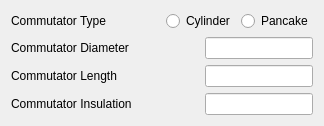
                        <widget class="QWidget" name="tab_14">
                         <attribute name="title">
                          <string>Commutator</string>
                         </attribute>
                         <layout class="QVBoxLayout" name="verticalLayout_8">
                          <item>
                           <layout class="QHBoxLayout" name="horizontalLayout_41">
                            <item>
                             <widget class="QLabel" name="label_46">
                              <property name="text">
                               <string>Commutator Type    </string>
                              </property>
                             </widget>
                            </item>
                            <item>
                             <spacer name="horizontalSpacer_90">
                              <property name="orientation">
                               <enum>Qt::Horizontal</enum>
                              </property>
                              <property name="sizeHint" stdset="0">
                               <size>
                                <width>40</width>
                                <height>20</height>
                               </size>
                              </property>
                             </spacer>
                            </item>
                            <item>
                             <widget class="QRadioButton" name="radioButton16">
                              <property name="text">
                               <string>Cylinder</string>
                              </property>
                             </widget>
                            </item>
                            <item>
                             <widget class="QRadioButton" name="radioButton17">
                              <property name="text">
                               <string>Pancake</string>
                              </property>
                             </widget>
                            </item>
                           </layout>
                          </item>
                          <item>
                           <layout class="QHBoxLayout" name="horizontalLayout_38">
                            <item>
                             <widget class="QLabel" name="label_48">
                              <property name="text">
                               <string>Commutator Diameter  </string>
                              </property>
                             </widget>
                            </item>
                            <item>
                             <spacer name="horizontalSpacer_43">
                              <property name="orientation">
                               <enum>Qt::Horizontal</enum>
                              </property>
                              <property name="sizeHint" stdset="0">
                               <size>
                                <width>40</width>
                                <height>20</height>
                               </size>
                              </property>
                             </spacer>
                            </item>
                            <item>
                             <widget class="QLineEdit" name="lineEdit41"/>
                            </item>
                           </layout>
                          </item>
                          <item>
                           <layout class="QHBoxLayout" name="horizontalLayout_39">
                            <item>
                             <widget class="QLabel" name="label_47">
                              <property name="text">
                               <string>Commutator Length    </string>
                              </property>
                             </widget>
                            </item>
                            <item>
                             <spacer name="horizontalSpacer_44">
                              <property name="orientation">
                               <enum>Qt::Horizontal</enum>
                              </property>
                              <property name="sizeHint" stdset="0">
                               <size>
                                <width>40</width>
                                <height>20</height>
                               </size>
                              </property>
                             </spacer>
                            </item>
                            <item>
                             <widget class="QLineEdit" name="lineEdit42"/>
                            </item>
                           </layout>
                          </item>
                          <item>
                           <layout class="QHBoxLayout" name="horizontalLayout_40">
                            <item>
                             <widget class="QLabel" name="label_49">
                              <property name="text">
                               <string>Commutator Insulation</string>
                              </property>
                             </widget>
                            </item>
                            <item>
                             <spacer name="horizontalSpacer_45">
                              <property name="orientation">
                               <enum>Qt::Horizontal</enum>
                              </property>
                              <property name="sizeHint" stdset="0">
                               <size>
                                <width>40</width>
                                <height>20</height>
                               </size>
                              </property>
                             </spacer>
                            </item>
                            <item>
                             <widget class="QLineEdit" name="lineEdit43"/>
                            </item>
                           </layout>
                          </item>
                         </layout>
                        </widget>
